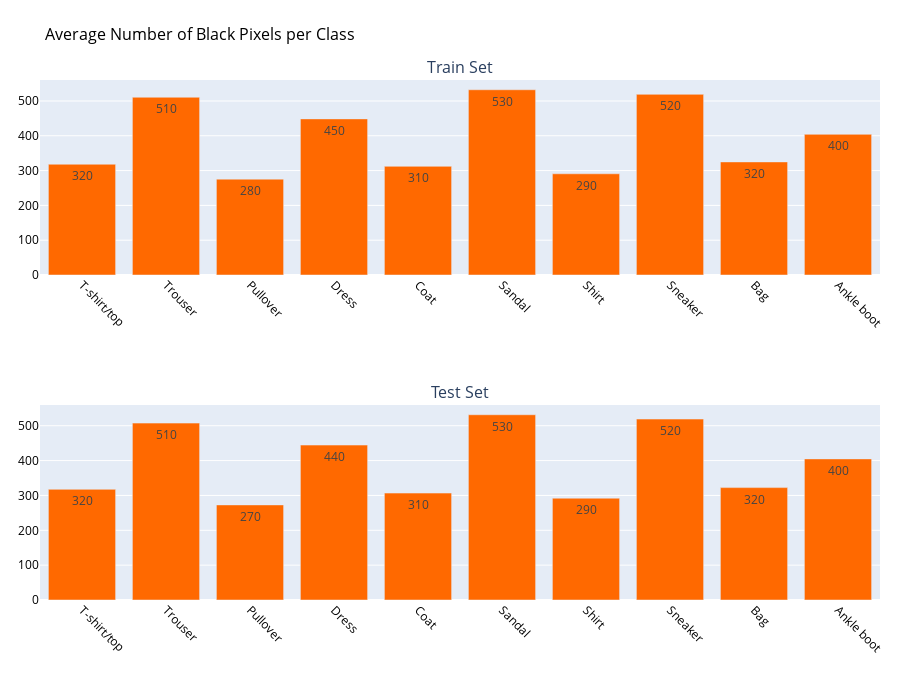

The notebook cell saved with this chart:
### Markdown cell above
<div style="display: flex; justify-content: space-between; align-items: center; width: 100%;">
    <span style="color: #ff6900; font-size: 35px; font-weight: bold;">Average Black Pixels</span>
    <span style="text-align: right; font-size: 12px;">Isabel Janez | Judith Romer</span>
</div>

### Code cell
eda.display_average_black_pixels(trainset, testset)

### Figure 1 — Plotly figure (JSON) as saved in the notebook; plotly's stock layout.template omitted (floating-point values rounded to 4 significant figures)
{"data": [{"marker": {"color": "#ff6900"}, "text": ["318.21", "510.64", "275.40", "448.52", "312.24", "532.23", "290.77", "519.06", "324.88", "404.14"], "textposition": "inside", "texttemplate": "%{text:.2s}", "type": "bar", "x": ["T-shirt/top", "Trouser", "Pullover", "Dress", "Coat", "Sandal", "Shirt", "Sneaker", "Bag", "Ankle boot"], "xaxis": "x", "y": [318.2, 510.6, 275.4, 448.5, 312.2, 532.2, 290.8, 519.1, 324.9, 404.1], "yaxis": "y"}, {"marker": {"color": "#ff6900"}, "text": ["317.53", "507.54", "272.81", "444.49", "306.76", "531.53", "292.10", "519.14", "322.44", "404.86"], "textposition": "inside", "texttemplate": "%{text:.2s}", "type": "bar", "x": ["T-shirt/top", "Trouser", "Pullover", "Dress", "Coat", "Sandal", "Shirt", "Sneaker", "Bag", "Ankle boot"], "xaxis": "x2", "y": [317.5, 507.5, 272.8, 444.5, 306.8, 531.5, 292.1, 519.1, 322.4, 404.9], "yaxis": "y2"}], "layout": {"annotations": [{"font": {"size": 16}, "showarrow": false, "text": "Train Set", "x": 0.5, "xanchor": "center", "xref": "paper", "y": 1, "yanchor": "bottom", "yref": "paper"}, {"font": {"size": 16}, "showarrow": false, "text": "Test Set", "x": 0.5, "xanchor": "center", "xref": "paper", "y": 0.375, "yanchor": "bottom", "yref": "paper"}], "height": 680, "margin": {"b": 80, "l": 40, "r": 20, "t": 80}, "showlegend": false, "title": {"font": {"color": "#000000", "size": 16}, "text": "Average Number of Black Pixels per Class"}, "xaxis": {"anchor": "y", "domain": [0, 1], "tickangle": 45, "tickfont": {"color": "#000000"}}, "xaxis2": {"anchor": "y2", "domain": [0, 1], "tickangle": 45, "tickfont": {"color": "#000000"}}, "yaxis": {"anchor": "x", "domain": [0.625, 1], "tickfont": {"color": "#000000"}}, "yaxis2": {"anchor": "x2", "domain": [0, 0.375], "tickfont": {"color": "#000000"}}}}
